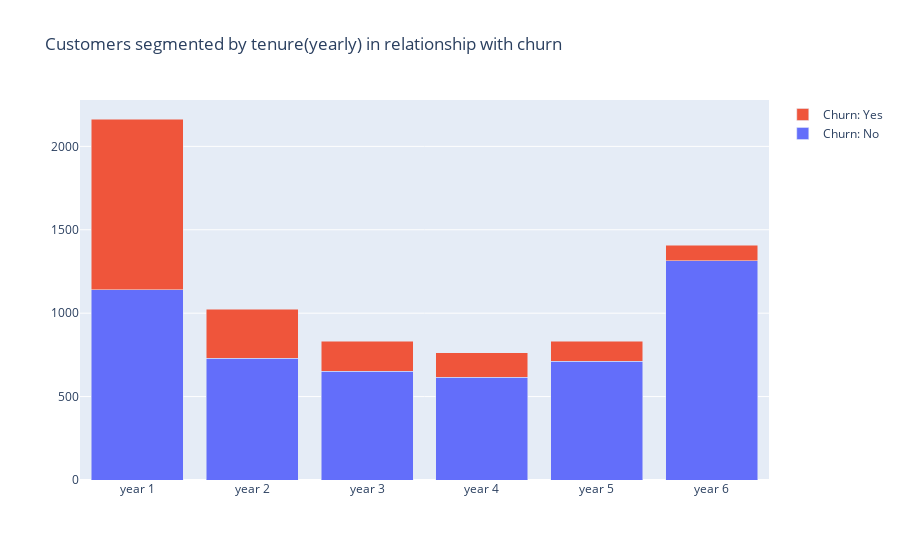

The cell this chart's notebook holds for it:
### Code cell
labels=['year 1', 'year 2','year 3','year 4','year 5','year 6']
values = [year_1, year_2, year_3, year_4, year_5, year_6]
names = ['Churn: No', 'Churn: Yes']
make_stack_bar(labels, values, names, 'Customers segmented by tenure(yearly) in relationship with churn')

### Figure 1 — Plotly figure (JSON) as saved in the notebook; plotly's stock layout.template omitted (floating-point values rounded to 4 significant figures)
{"data": [{"name": "Churn: No", "x": ["year 1", "year 2", "year 3", "year 4", "year 5", "year 6"], "y": [1139, 730, 652, 617, 712, 1314], "type": "bar"}, {"name": "Churn: Yes", "x": ["year 1", "year 2", "year 3", "year 4", "year 5", "year 6"], "y": [1025, 294, 180, 145, 120, 93], "type": "bar"}], "layout": {"barmode": "stack", "title": {"text": "Customers segmented by tenure(yearly) in relationship with churn"}}}
